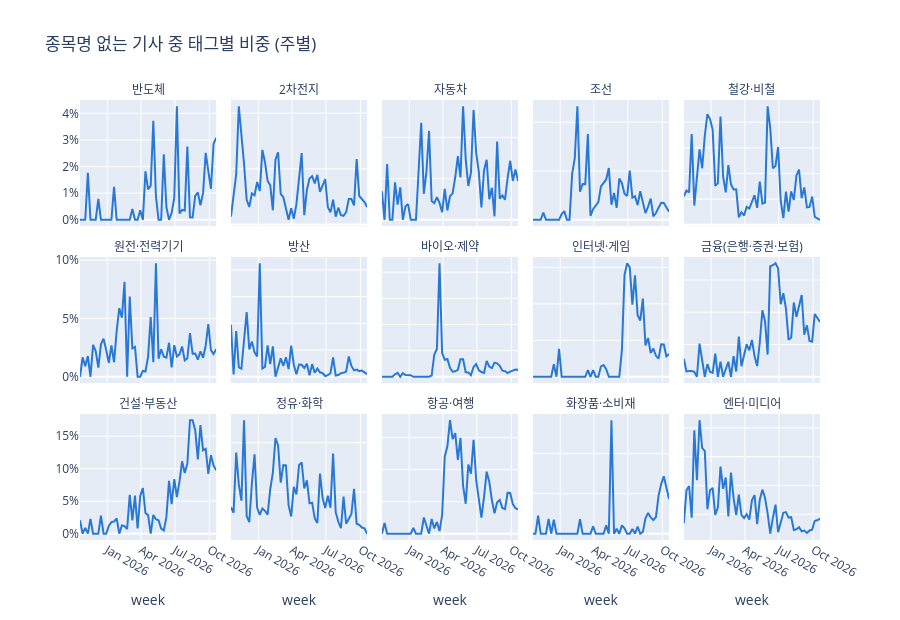

Notebook code cell kept with this figure:
### Markdown cell above
### 4-1. 주별 태그별 기사 수 추이

### Code cell
long = d3[["pub_date", "pred"]].explode("pred").dropna()
long["week"] = long.pub_date.dt.to_period("W").dt.start_time
weekly = long.groupby(["week", "pred"]).size().unstack(fill_value=0).reindex(columns=TAGS, fill_value=0)
total_week = d3.assign(week=d3.pub_date.dt.to_period("W").dt.start_time).groupby("week").size()
ok_weeks = total_week[total_week >= 30].index  # 표본이 너무 적은 주는 제외
weekly, total_week = weekly.loc[weekly.index.isin(ok_weeks)], total_week.loc[ok_weeks]
share = weekly.div(total_week, axis=0)
print(f"분석 주간 {len(ok_weeks)}개 ({ok_weeks.min():%Y-%m-%d} ~ {ok_weeks.max():%Y-%m-%d})")
fig = px.line(share.reset_index().melt(id_vars="week", var_name="태그", value_name="비중"),
              x="week", y="비중", facet_col="태그", facet_col_wrap=5, height=620,
              title="종목명 없는 기사 중 태그별 비중 (주별)", color_discrete_sequence=[viz.BLUE])
fig.update_yaxes(matches=None, tickformat=".0%", title=None)
fig.for_each_annotation(lambda a: a.update(text=a.text.split("=")[-1]))
fig.write_html(OUTPUTS / "d3_weekly_share.html"); fig.show()
